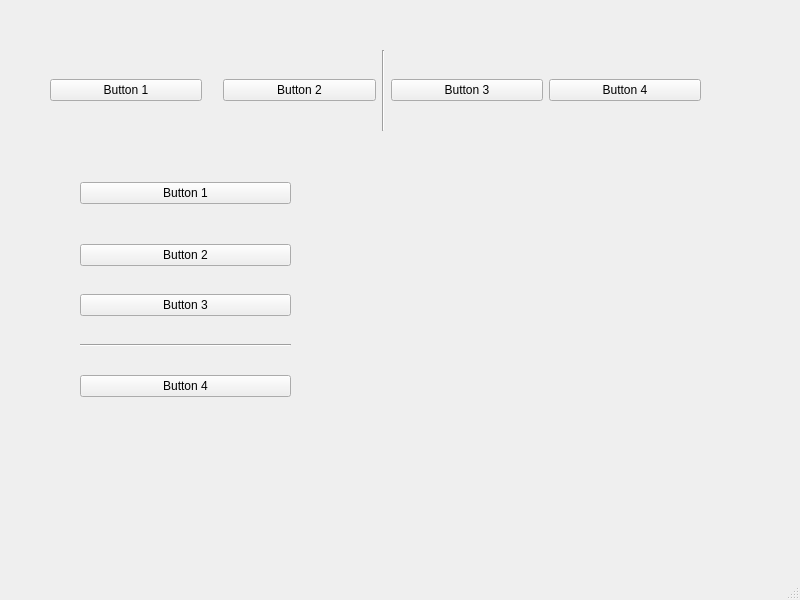
<?xml version="1.0" encoding="UTF-8"?>
<ui version="4.0">
 <class>MainWindow</class>
 <widget class="QMainWindow" name="MainWindow">
  <property name="geometry">
   <rect>
    <x>0</x>
    <y>0</y>
    <width>800</width>
    <height>600</height>
   </rect>
  </property>
  <property name="windowTitle">
   <string>MainWindow</string>
  </property>
  <widget class="QWidget" name="centralwidget">
   <widget class="QWidget" name="">
    <property name="geometry">
     <rect>
      <x>50</x>
      <y>50</y>
      <width>651</width>
      <height>81</height>
     </rect>
    </property>
    <layout class="QHBoxLayout" name="horizontalLayout">
     <item>
      <widget class="QPushButton" name="pushButton">
       <property name="text">
        <string>Button 1</string>
       </property>
      </widget>
     </item>
     <item>
      <spacer name="horizontalSpacer">
       <property name="orientation">
        <enum>Qt::Horizontal</enum>
       </property>
       <property name="sizeType">
        <enum>QSizePolicy::Fixed</enum>
       </property>
       <property name="sizeHint" stdset="0">
        <size>
         <width>15</width>
         <height>20</height>
        </size>
       </property>
      </spacer>
     </item>
     <item>
      <widget class="QPushButton" name="pushButton_2">
       <property name="text">
        <string>Button 2</string>
       </property>
      </widget>
     </item>
     <item>
      <widget class="Line" name="line">
       <property name="orientation">
        <enum>Qt::Vertical</enum>
       </property>
      </widget>
     </item>
     <item>
      <widget class="QPushButton" name="pushButton_3">
       <property name="text">
        <string>Button 3</string>
       </property>
      </widget>
     </item>
     <item>
      <widget class="QPushButton" name="pushButton_4">
       <property name="text">
        <string>Button 4</string>
       </property>
      </widget>
     </item>
    </layout>
   </widget>
   <widget class="QWidget" name="">
    <property name="geometry">
     <rect>
      <x>80</x>
      <y>160</y>
      <width>211</width>
      <height>261</height>
     </rect>
    </property>
    <layout class="QVBoxLayout" name="verticalLayout">
     <item>
      <widget class="QPushButton" name="pushButton_7">
       <property name="text">
        <string>Button 1</string>
       </property>
      </widget>
     </item>
     <item>
      <spacer name="verticalSpacer">
       <property name="orientation">
        <enum>Qt::Vertical</enum>
       </property>
       <property name="sizeType">
        <enum>QSizePolicy::Fixed</enum>
       </property>
       <property name="sizeHint" stdset="0">
        <size>
         <width>20</width>
         <height>12</height>
        </size>
       </property>
      </spacer>
     </item>
     <item>
      <widget class="QPushButton" name="pushButton_8">
       <property name="text">
        <string>Button 2</string>
       </property>
      </widget>
     </item>
     <item>
      <widget class="QPushButton" name="pushButton_6">
       <property name="text">
        <string>Button 3</string>
       </property>
      </widget>
     </item>
     <item>
      <widget class="Line" name="line_2">
       <property name="orientation">
        <enum>Qt::Horizontal</enum>
       </property>
      </widget>
     </item>
     <item>
      <widget class="QPushButton" name="pushButton_5">
       <property name="text">
        <string>Button 4</string>
       </property>
      </widget>
     </item>
    </layout>
   </widget>
  </widget>
  <widget class="QMenuBar" name="menubar">
   <property name="geometry">
    <rect>
     <x>0</x>
     <y>0</y>
     <width>800</width>
     <height>23</height>
    </rect>
   </property>
  </widget>
  <widget class="QStatusBar" name="statusbar"/>
 </widget>
 <resources/>
 <connections/>
</ui>
